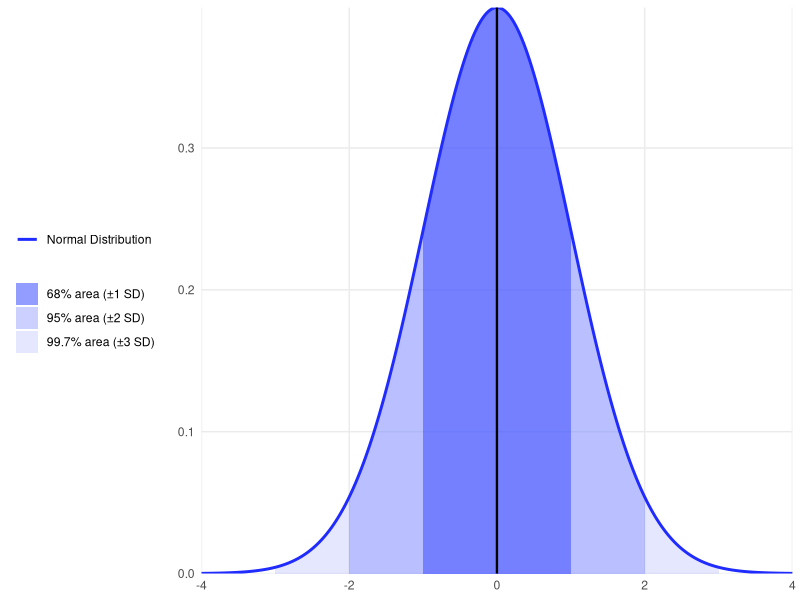
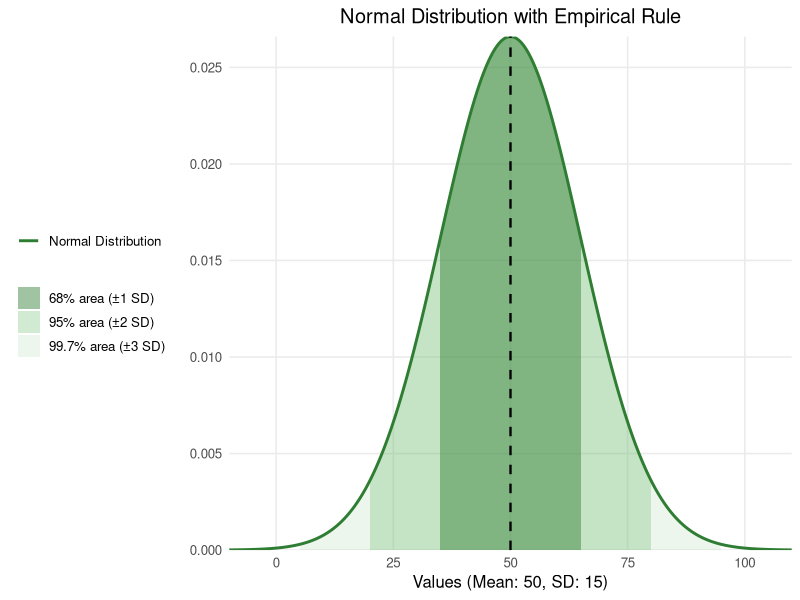
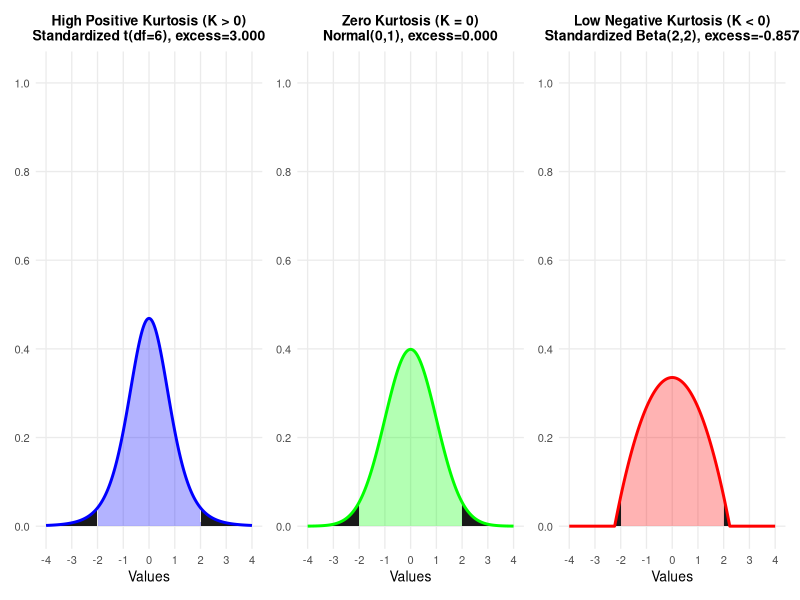
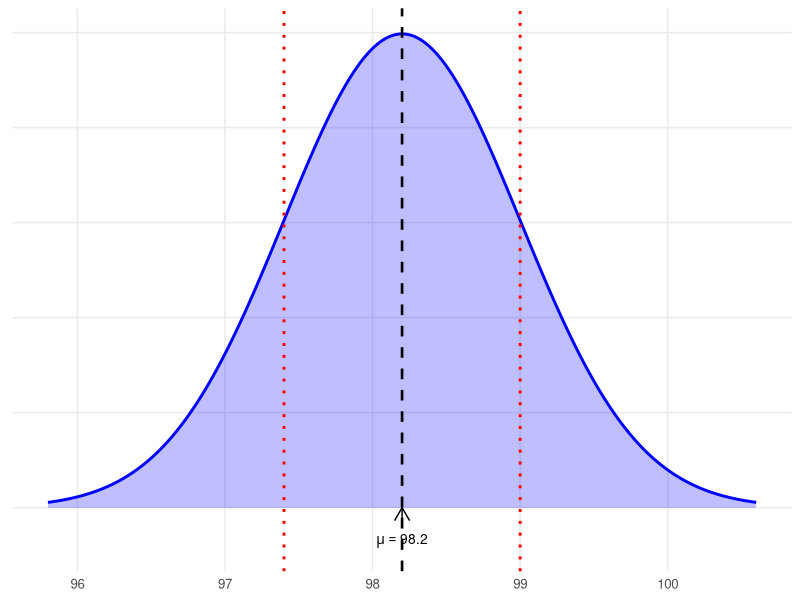
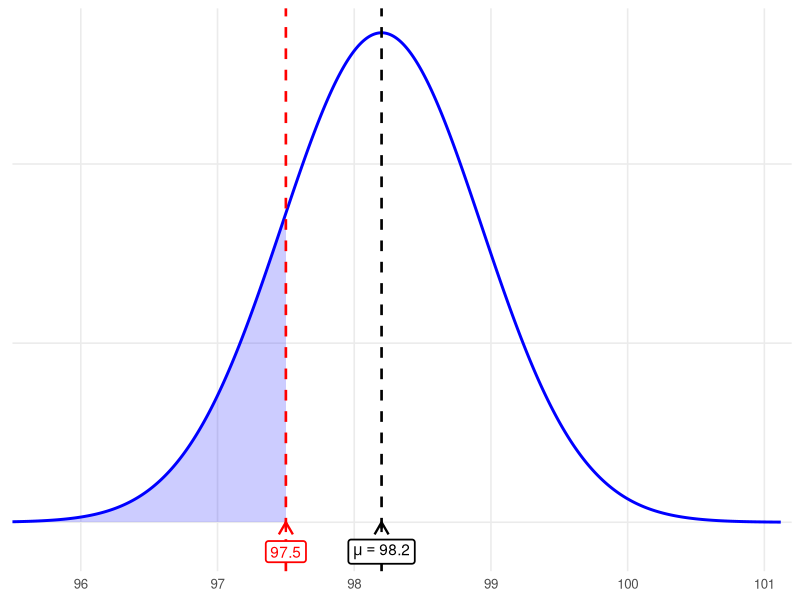
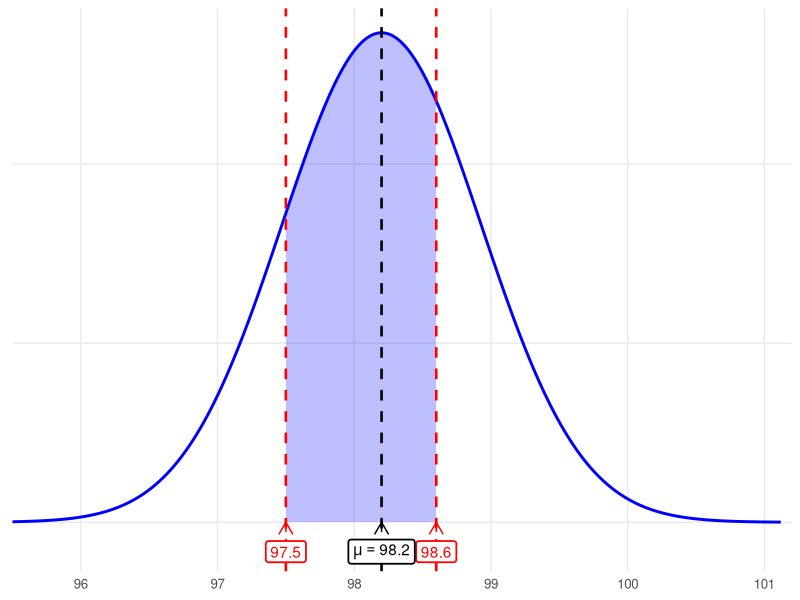

Recreate these plots in R, in order.
## ---- chunk 1
#| label: fig-empirical-rule-normal
#| fig-cap: "Normal Distribution Showing the Empirical Rule"
#| fig-width: 7
#| fig-height: 4
#| warning: false
#| message: false
#| echo: false

library(ggplot2)

# Parameters (edit if you want a different mean/SD)
mu <- 0
sigma <- 1

# Curve data
x <- seq(mu - 4*sigma, mu + 4*sigma, length.out = 2000)
df <- data.frame(
  x = x,
  y = dnorm(x, mean = mu, sd = sigma)
)

ggplot(df, aes(x, y)) +
  # Shade ±3 SD (lightest) first
  geom_area(
    data = subset(df, x >= mu - 3*sigma & x <= mu + 3*sigma),
    aes(fill = "99.7% area (±3 SD)"),
    alpha = 0.25
  ) +
  # Shade ±2 SD (medium)
  geom_area(
    data = subset(df, x >= mu - 2*sigma & x <= mu + 2*sigma),
    aes(fill = "95% area (±2 SD)"),
    alpha = 0.35
  ) +
  # Shade ±1 SD (darkest)
  geom_area(
    data = subset(df, x >= mu - 1*sigma & x <= mu + 1*sigma),
    aes(fill = "68% area (±1 SD)"),
    alpha = 0.55
  ) +
  # Normal curve line
  geom_line(aes(color = "Normal Distribution"), linewidth = 1) +
  # Mean (dashed)
  geom_vline(aes(linetype = "Mean"), xintercept = mu, color = "black", linewidth = 0.8) +
  coord_cartesian(xlim = c(mu - 4*sigma, mu + 4*sigma), expand = FALSE) +
  labs(x = NULL, y = NULL) +
  scale_fill_manual(
    values = c(
      "68% area (±1 SD)"  = "#3B4BFF",
      "95% area (±2 SD)"  = "#6C78FF",
      "99.7% area (±3 SD)"= "#9AA2FF"
    )
  ) +
  scale_color_manual(values = c("Normal Distribution" = "#1F2BFF")) +
  scale_linetype_manual(values = c("Mean" = "dashed")) +
  guides(
    fill = guide_legend(order = 2),
    color = guide_legend(order = 1),
    linetype = guide_legend(order = 3)
  ) +
  theme_minimal(base_size = 11) +
  theme(
    panel.grid.minor = element_blank(),
    legend.position = "left",
    legend.title = element_blank()
  )
## ---- chunk 2
#| label: fig-empirical-rule-green
#| fig-cap: "Normal Distribution with Empirical Rule"
#| fig-width: 7
#| fig-height: 4
#| warning: false
#| message: false
#| echo: false

library(ggplot2)

# Parameters from the figure
mu <- 50
sigma <- 15

x <- seq(mu - 4*sigma, mu + 4*sigma, length.out = 2000)
df <- data.frame(x = x, y = dnorm(x, mean = mu, sd = sigma))

ggplot(df, aes(x, y)) +
  # ±3 SD (lightest)
  geom_area(
    data = subset(df, x >= mu - 3*sigma & x <= mu + 3*sigma),
    aes(fill = "99.7% area (±3 SD)"),
    alpha = 0.20
  ) +
  # ±2 SD
  geom_area(
    data = subset(df, x >= mu - 2*sigma & x <= mu + 2*sigma),
    aes(fill = "95% area (±2 SD)"),
    alpha = 0.30
  ) +
  # ±1 SD (darkest)
  geom_area(
    data = subset(df, x >= mu - 1*sigma & x <= mu + 1*sigma),
    aes(fill = "68% area (±1 SD)"),
    alpha = 0.45
  ) +
  # Normal curve
  geom_line(aes(color = "Normal Distribution"), linewidth = 1) +
  # Mean line
  geom_vline(xintercept = mu, linetype = "dashed", linewidth = 0.8) +
  labs(
    title = "Normal Distribution with Empirical Rule",
    x = paste0("Values (Mean: ", mu, ", SD: ", sigma, ")"),
    y = NULL
  ) +
  coord_cartesian(xlim = c(mu - 4*sigma, mu + 4*sigma), expand = FALSE) +
  scale_fill_manual(
    values = c(
      "68% area (±1 SD)"   = "#2E7D32",
      "95% area (±2 SD)"   = "#66BB6A",
      "99.7% area (±3 SD)" = "#A5D6A7"
    )
  ) +
  scale_color_manual(values = c("Normal Distribution" = "#2E7D32")) +
  guides(
    fill = guide_legend(order = 2),
    color = guide_legend(order = 1)
  ) +
  theme_minimal(base_size = 12) +
  theme(
    panel.grid.minor = element_blank(),
    legend.title = element_blank(),
    legend.position = "left",
    plot.title = element_text(hjust = 0.5)
  )
## ---- chunk 3
#| label: fig-kurtosis-compare-true
#| fig-cap: "Distributions with K>0, K=0, and K<0 (true excess kurtosis), standardized to mean 0 and SD 1"
#| fig-width: 10
#| fig-height: 3
#| warning: false
#| message: false
#| echo: false

library(ggplot2)
library(patchwork)

# Common x-grid
z <- seq(-4, 4, length.out = 2000)
cut <- 2  # where we color center vs tails

# --- 1) High positive kurtosis: standardized t distribution ---
df_t <- 6
sd_t <- sqrt(df_t / (df_t - 2))     # SD of t_df (df>2)
# Y = X / sd_t => Var(Y)=1
y_t <- dt(z * sd_t, df = df_t) * sd_t  # pdf under scaling

# Excess kurtosis for t_df: 6/(df-4) for df>4
excess_t <- 6 / (df_t - 4)

# --- 2) Zero kurtosis: standard normal ---
y_n <- dnorm(z)
excess_n <- 0

# --- 3) Low negative kurtosis: standardized Beta(a,a) ---
a <- 2
# Beta(a,a): mean=0.5, var = a*a / ((2a)^2(2a+1)) = 1 / (4(2a+1))
sd_bx <- sqrt(1 / (4 * (2*a + 1)))

# Transform: X~Beta(a,a) on [0,1]; Z = (X-0.5)/sd_bx  => mean 0, sd 1
x_from_z <- 0.5 + z * sd_bx
y_b <- ifelse(
  x_from_z >= 0 & x_from_z <= 1,
  dbeta(x_from_z, shape1 = a, shape2 = a) * sd_bx,  # jacobian
  0
)

# Excess kurtosis for Beta(α,β): formula; for α=β=a this is negative
excess_b <- 6 * (-(a*a) * (2*a + 2)) / (a*a * (2*a + 2) * (2*a + 3))  # simplifies to -6/(2a+3)

make_panel <- function(z, y, col, title) {
  df <- data.frame(z = z, y = y)
  df_center <- subset(df, z >= -cut & z <= cut)
  df_left   <- subset(df, z <  -cut)
  df_right  <- subset(df, z >   cut)

  ggplot(df, aes(z, y)) +
    geom_area(data = df_left,  fill = "black", alpha = 0.9) +
    geom_area(data = df_right, fill = "black", alpha = 0.9) +
    geom_area(data = df_center, fill = col, alpha = 0.30) +
    geom_line(color = col, linewidth = 1) +
    scale_x_continuous(breaks = -4:4, limits = c(-4, 4)) +
    scale_y_continuous(limits = c(0, 1.02), breaks = seq(0, 1, 0.2)) +
    labs(title = title, x = "Values", y = NULL) +
    theme_minimal(base_size = 10) +
    theme(
      plot.title = element_text(hjust = 0.5, face = "bold", size = 10),
      panel.grid.minor = element_blank()
    )
}

p1 <- make_panel(
  z, y_t, "blue",
  sprintf("High Positive Kurtosis (K > 0)\nStandardized t(df=%d), excess=%.3f", df_t, excess_t)
)

p2 <- make_panel(
  z, y_n, "green",
  sprintf("Zero Kurtosis (K = 0)\nNormal(0,1), excess=%.3f", excess_n)
)

p3 <- make_panel(
  z, y_b, "red",
  sprintf("Low Negative Kurtosis (K < 0)\nStandardized Beta(%d,%d), excess=%.3f", a, a, excess_b)
)

p1 + p2 + p3

## ---- chunk 4
#| label: fig-normal-mu-sd
#| fig-cap: "Normal Distribution with Mean and Standard Deviation"
#| fig-width: 7
#| fig-height: 4
#| warning: false
#| message: false
#| echo: false

library(ggplot2)

# Parameters from the figure
mu <- 98.2
sigma <- 0.8   # chosen to match spacing visually

x <- seq(mu - 4*sigma, mu + 4*sigma, length.out = 2000)
df <- data.frame(x = x, y = dnorm(x, mean = mu, sd = sigma))

ggplot(df, aes(x, y)) +
  
  # Shaded area
  geom_area(fill = "blue", alpha = 0.25) +
  
  # Normal curve outline
  geom_line(color = "blue", linewidth = 1) +
  
  # Mean line
  geom_vline(xintercept = mu, linetype = "dashed", color = "black", linewidth = 0.9) +
  
  # ±1 SD lines
  geom_vline(xintercept = c(mu - sigma, mu + sigma),
             linetype = "dotted",
             color = "red",
             linewidth = 1) +
  
  # μ label under axis
  annotate("segment", x = mu, xend = mu,
           y = -0.02, yend = 0,
           arrow = arrow(length = unit(0.15, "inches"))) +
  
  annotate("text", x = mu, y = -0.035,
           label = expression(mu == 98.2),
           size = 3.5) +
  
  scale_x_continuous(limits = c(mu - 3*sigma, mu + 3*sigma)) +
  labs(x = NULL, y = NULL) +
  
  coord_cartesian(ylim = c(-0.04, max(df$y))) +
  
  theme_minimal(base_size = 12) +
  theme(
    panel.grid.minor = element_blank(),
    axis.text.y = element_blank(),
    axis.ticks.y = element_blank()
  )
## ---- chunk 5
#| label: fig-px-less-97-5
#| fig-cap: "Figure 5.11 Area representing $P(X < 97.5)$ for a normal distribution with $\\mu=98.2$"
#| fig-width: 8
#| fig-height: 4.6
#| warning: false
#| message: false
#| echo: false

library(ggplot2)
library(grid)  # unit()

# Parameters (from your figure)
mu <- 98.2
sigma <- 0.73   # choose/adjust if your earlier section uses a different SD
x0 <- 97.5     # cutoff

# Curve data
x <- seq(mu - 4*sigma, mu + 4*sigma, length.out = 3000)
df <- data.frame(x = x, y = dnorm(x, mean = mu, sd = sigma))

# Shaded region: X < 97.5
df_left <- subset(df, x <= x0)

# y-limits so we can place labels below axis
ymax <- max(df$y)

ggplot(df, aes(x, y)) +
  # shaded probability area
  geom_area(data = df_left, fill = "blue", alpha = 0.20) +
  # normal curve
  geom_line(color = "blue", linewidth = 1) +
  # mean line
  geom_vline(xintercept = mu, linetype = "dashed", color = "black", linewidth = 0.9) +
  # cutoff line at 97.5
  geom_vline(xintercept = x0, linetype = "dashed", color = "red", linewidth = 0.9) +
  # arrow up to the cutoff line
  annotate(
    "segment",
    x = x0, xend = x0,
    y = -0.02*ymax, yend = 0,
    arrow = arrow(length = unit(0.14, "inches")),
    color = "red", linewidth = 0.8
  ) +
  # arrow up to mean line
  annotate(
    "segment",
    x = mu, xend = mu,
    y = -0.02*ymax, yend = 0,
    arrow = arrow(length = unit(0.14, "inches")),
    color = "black", linewidth = 0.8
  ) +
  # x-axis labels in little boxes
  annotate(
    "label",
    x = x0, y = -0.06*ymax,
    label = "97.5",
    color = "red",
    label.size = 0.6,
    fill = "white"
  ) +
  annotate(
    "label",
    x = mu, y = -0.06*ymax,
    label = expression(mu == 98.2),
    color = "black",
    label.size = 0.6,
    fill = "white"
  ) +
  scale_x_continuous(breaks = seq(95, 101, 1)) +
  labs(x = NULL, y = NULL) +
  coord_cartesian(
    xlim = c(95.5, 101.2),
    ylim = c(-0.10*ymax, ymax*1.05),
    expand = FALSE
  ) +
  theme_minimal(base_size = 12) +
  theme(
    panel.grid.minor = element_blank(),
    axis.text.y = element_blank(),
    axis.ticks.y = element_blank()
  )
## ---- chunk 6
#| label: fig-between-97-5-98-6
#| fig-cap: "Area representing"
#| fig-width: 8
#| fig-height: 4.6
#| warning: false
#| message: false
#| echo: false

library(ggplot2)
library(grid)

mu <- 98.2
sigma <- 0.73

lower <- 97.5
upper <- 98.6

x <- seq(mu - 4*sigma, mu + 4*sigma, length.out = 4000)
df <- data.frame(x = x, y = dnorm(x, mu, sigma))

df_mid <- subset(df, x >= lower & x <= upper)

ymax <- max(df$y)

ggplot(df, aes(x, y)) +
  
  # shaded region between 97.5 and 98.6
  geom_area(data = df_mid, fill = "blue", alpha = 0.25) +
  
  # curve
  geom_line(color = "blue", linewidth = 1) +
  
  # mean line
  geom_vline(xintercept = mu, linetype = "dashed", color = "black", linewidth = 0.9) +
  
  # boundary lines
  geom_vline(xintercept = c(lower, upper),
             linetype = "dashed",
             color = "red",
             linewidth = 0.9) +
  
  # arrows under lines
  annotate("segment", x = lower, xend = lower,
           y = -0.02*ymax, yend = 0,
           arrow = arrow(length = unit(0.14, "inches")),
           color = "red") +
  
  annotate("segment", x = upper, xend = upper,
           y = -0.02*ymax, yend = 0,
           arrow = arrow(length = unit(0.14, "inches")),
           color = "red") +
  
  annotate("segment", x = mu, xend = mu,
           y = -0.02*ymax, yend = 0,
           arrow = arrow(length = unit(0.14, "inches")),
           color = "black") +
  
  # labels
  annotate("label", x = lower, y = -0.06*ymax,
           label = "97.5", color = "red",
           fill = "white", label.size = 0.6) +
  
  annotate("label", x = upper, y = -0.06*ymax,
           label = "98.6", color = "red",
           fill = "white", label.size = 0.6) +
  
  annotate("label", x = mu, y = -0.06*ymax,
           label = expression(mu == 98.2),
           fill = "white", label.size = 0.6) +
  
  scale_x_continuous(breaks = seq(95, 101, 1)) +
  coord_cartesian(
    xlim = c(95.5, 101.2),
    ylim = c(-0.10*ymax, ymax*1.05),
    expand = FALSE
  ) +
  
  labs(x = NULL, y = NULL) +
  
  theme_minimal(base_size = 12) +
  theme(
    panel.grid.minor = element_blank(),
    axis.text.y = element_blank(),
    axis.ticks.y = element_blank()
  )
